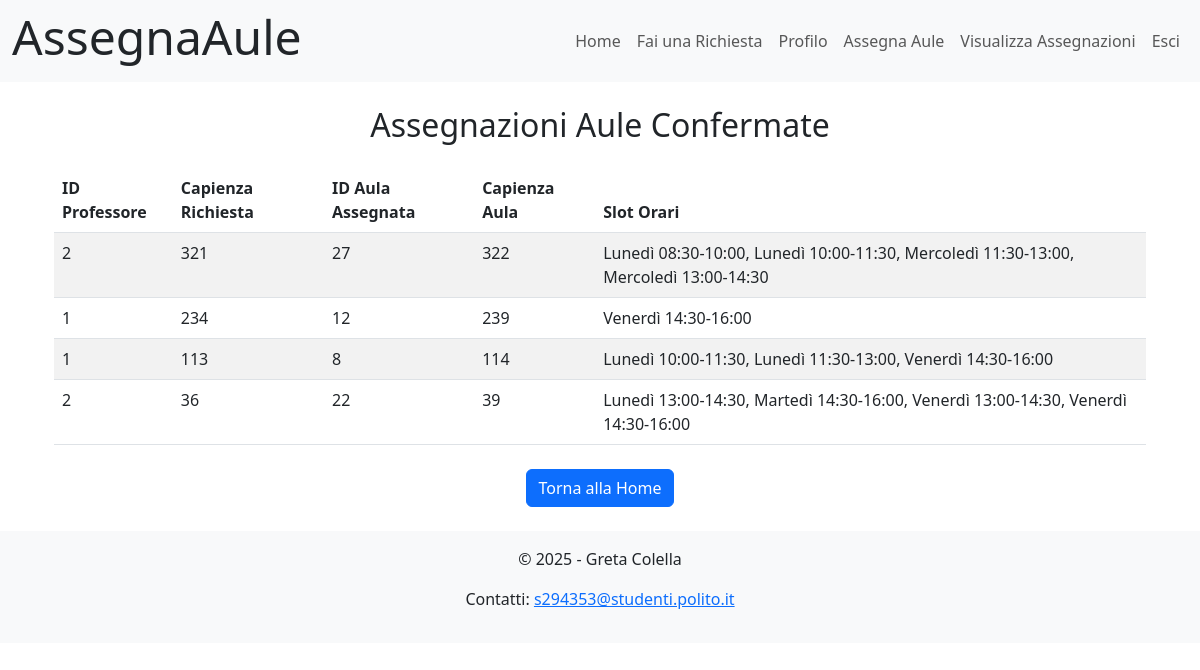
Before: /visualizza_assegnazioni (signed in) with the older database file.
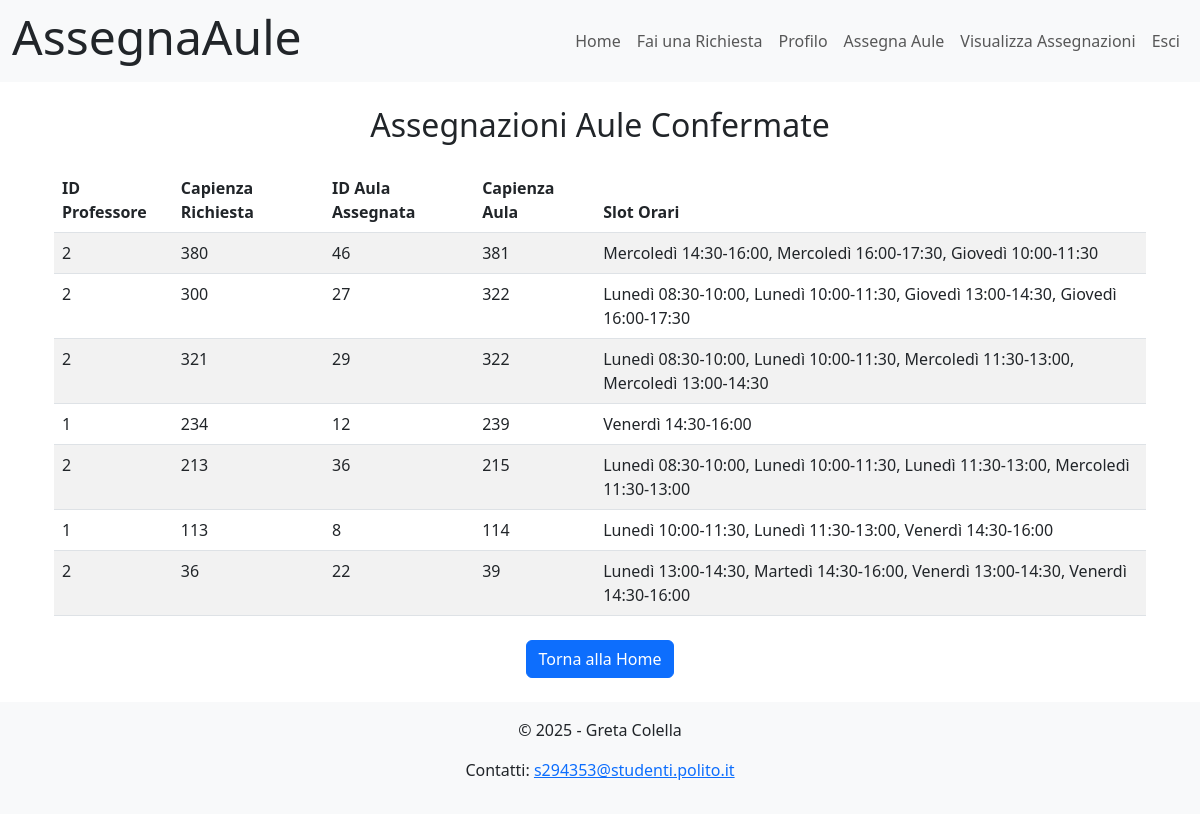
After: the same page with the newer database file.
### tables this page shows
CREATE TABLE "richiesta" (
	"id"	INTEGER NOT NULL UNIQUE,
	"idProf"	INTEGER NOT NULL,
	"capienza"	INTEGER NOT NULL,
	"slots"	TEXT NOT NULL,
	PRIMARY KEY("id" AUTOINCREMENT)
);

CREATE TABLE "aula" (
	"id"	INTEGER NOT NULL UNIQUE,
	"Capienza"	INTEGER NOT NULL,
	PRIMARY KEY("id" AUTOINCREMENT)
);

### app.py (the view)
@app.route('/visualizza_assegnazioni')
@login_required
def visualizza_assegnazioni():
    assegnazioni_rows = assegnazione_dao.get_assegnazioni()
    risultati = []
    for row in assegnazioni_rows:
        richiesta = richieste_dao.get_richiesta_by_id(row['id_richiesta'])
        aula = aule_dao.get_aula_by_id(row['id_aula'])
        slot_ids = [int(s) for s in richiesta['slots'].split(',')] if richiesta and richiesta['slots'] else []
        descrizione_slots = slot_dao.get_descrizione_slot_by_ids(slot_ids) if slot_ids else "N/A"
        risultati.append({
            'professore': richiesta['idProf'] if richiesta else "?",  # oppure potremmo anche prendere nome/cognome con join
            'capienza_richiesta': richiesta['capienza'] if richiesta else "N/A",
            'aula': aula['id'] if aula else "N/A",
            'capienza_aula': aula['capienza'] if aula else "N/A",
            'slot_descrizione': descrizione_slots
        })
    return render_template('visualizza_assegnazioni.html', risultati=risultati)

### app.py (called while the page is built)
@login_manager.user_loader
def load_user(user_id):
    db_user = users_dao.get_user_by_id(user_id)
    if db_user is not None:
        user = User(id=db_user['id'],  nome=db_user['nome'], cognome=db_user['cognome'], email=db_user['email'],	password=db_user['password'] )
    else:
        user = None
    return user

### assegnazione_dao.py (called while the page is built)
def get_assegnazioni():
    conn = sqlite3.connect('db/assegnaAule.db')
    conn.row_factory = sqlite3.Row
    cursor = conn.cursor()
    sql = 'SELECT * FROM assegnazione'
    cursor.execute(sql)
    assegnazioni = cursor.fetchall()
    cursor.close()
    conn.close()
    return assegnazioni

### aule_dao.py (called while the page is built)
def get_aula_by_id(id):
    conn = sqlite3.connect('db/assegnaAule.db')
    conn.row_factory = sqlite3.Row
    cursor = conn.cursor()
    sql = 'SELECT * FROM aula WHERE id = ? '
    cursor.execute(sql, (id,))
    aula = cursor.fetchone()
    cursor.close()
    conn.close()
    return aula

### richieste_dao.py (called while the page is built)
def get_richiesta_by_id(id):
    conn = sqlite3.connect('db/assegnaAule.db')
    conn.row_factory = sqlite3.Row
    cursor = conn.cursor()
    sql = 'SELECT * FROM richiesta WHERE id = ?'
    cursor.execute(sql, (id,))
    richiesta = cursor.fetchone()
    cursor.close()
    conn.close()
    return richiesta

### slot_dao.py (called while the page is built)
def get_slot_by_id(slot_id):
    conn = sqlite3.connect('db/assegnaAule.db')
    conn.row_factory = sqlite3.Row
    cursor = conn.cursor()
    sql = 'SELECT * FROM slot WHERE id = ?'
    cursor.execute(sql, (slot_id,))
    slot = cursor.fetchone()
    cursor.close()
    conn.close()
    return slot

def get_descrizione_slot_by_ids(slot_ids):
    descrizioni = []
    for slot_id in slot_ids:
        slot = get_slot_by_id(slot_id)
        if slot:
            giorno = slot['giorno']
            ora_inizio = slot['ora_inizio']
            ora_fine = slot['ora_fine']
            descrizioni.append(f"{giorno} {ora_inizio}-{ora_fine}")
    return ", ".join(descrizioni)

### users_dao.py (called while the page is built)
def get_user_by_id(id):
    conn = sqlite3.connect('db/assegnaAule.db')
    conn.row_factory = sqlite3.Row
    cursor = conn.cursor()
    sql = 'SELECT * FROM user WHERE id = ?'
    cursor.execute(sql, (id,))
    user = cursor.fetchone()
    cursor.close()
    conn.close()
    return user

### templates/visualizza_assegnazioni.html (shortened to what this page needs)
{% extends "base.html" %}
{% block content %}
<div class="container">
    <h2 class="text-center my-4">Assegnazioni Aule Confermate</h2>
    <table class="table table-striped table-hover">
        <thead>
            <tr>
                <th>ID Professore</th>
                <th>Capienza Richiesta</th>
                <th>ID Aula Assegnata</th>
                <th>Capienza Aula</th>
                <th>Slot Orari</th>
            </tr>
        </thead>
        <tbody>
            {% for r in risultati %}
            <tr>
                <td>{{ r.professore }}</td>
                <td>{{ r.capienza_richiesta }}</td>
                <td>{{ r.aula }}</td>
                <td>{{ r.capienza_aula }}</td>
                <td>{{ r.slot_descrizione }}</td>
            </tr>
            {% endfor %}
        </tbody>
    </table>
    <div class="text-center mt-4">
        <a href="{{ url_for('home') }}" class="btn btn-primary">Torna alla Home</a>
    </div>
</div>
{% endblock %}

### templates/base.html (shortened to what this page needs)
<!DOCTYPE html>
<html lang="it">
<head>
    <link href="https://cdn.jsdelivr.net/npm/bootstrap@5.3.0-alpha1/dist/css/bootstrap.min.css" rel="stylesheet">
    <link rel="stylesheet" href="{{ url_for('static', filename='css/style.css') }}">
</head>
<body>
    <nav class="navbar navbar-expand-lg bg-body-tertiary">
      <div class="container-fluid">
        <h1 class="display-5">AssegnaAule</h1>
        <div class="collapse navbar-collapse justify-content-end" id="navbarNavAltMarkup">
          <div class="navbar-nav">
            <a class="nav-link" href="{{ url_for('home') }}">Home</a>
            {% if current_user.is_authenticated %}
                <a class="nav-link" href="{{ url_for('richiesta') }}">Fai una Richiesta</a>
                <a class="nav-link" href="{{ url_for('myaccount') }}">Profilo</a>
                <a class="nav-link" href="{{ url_for('assegna_aule') }}">Assegna Aule</a>
                <a class="nav-link" href="{{ url_for('visualizza_assegnazioni') }}">Visualizza Assegnazioni</a>
                <a class="nav-link" href="{{ url_for('logout') }}">Esci</a>
            {% endif %}
          </div>
        </div>
      </div>
    </nav>
    <div class="container my-4">
        {% block content %}{% endblock %}
    </div>
    <footer class="custom-footer">
        <div class="container">
            <p>&copy; 2025 - Greta Colella</p>
            <p>Contatti: <a href="mailto:s294353@studenti.polito.it">s294353@studenti.polito.it</a></p>
        </div>
    </footer>
</body>
</html>

### static/css/style.css (style rules this page uses)
.custom-footer { background-color: #f8f9fa; text-align: center; padding: 1rem 0; margin-top: auto; }

Changed rows visible on the page:
added richiesta: capienza_richiesta "380"
now on this page (row unchanged): aula: capienza_aula "381"
added richiesta: capienza_richiesta "300"
now on this page (row unchanged): aula: capienza_aula "322"
Other visible differences:
new list line: "2 46 Mercoledì 14:30-16:00, Mercoledì 16:00-17:30, Giovedì 10:00-11:30"
new list line: "2 27 Lunedì 08:30-10:00, Lunedì 10:00-11:30, Giovedì 13:00-14:30, Giovedì 16:00-17:30"
new list line: "322"
new list line: "2 29 Lunedì 08:30-10:00, Lunedì 10:00-11:30, Mercoledì 11:30-13:00, Mercoledì 13:00-14:30"
new list line: "321"
new list line: "2 213 36 215 Lunedì 08:30-10:00, Lunedì 10:00-11:30, Lunedì 11:30-13:00, Mercoledì 11:30-13:00"
list line gone: "2 27 Lunedì 08:30-10:00, Lunedì 10:00-11:30, Mercoledì 11:30-13:00, Mercoledì 13:00-14:30"
list line gone: "321"
list line gone: "322"
